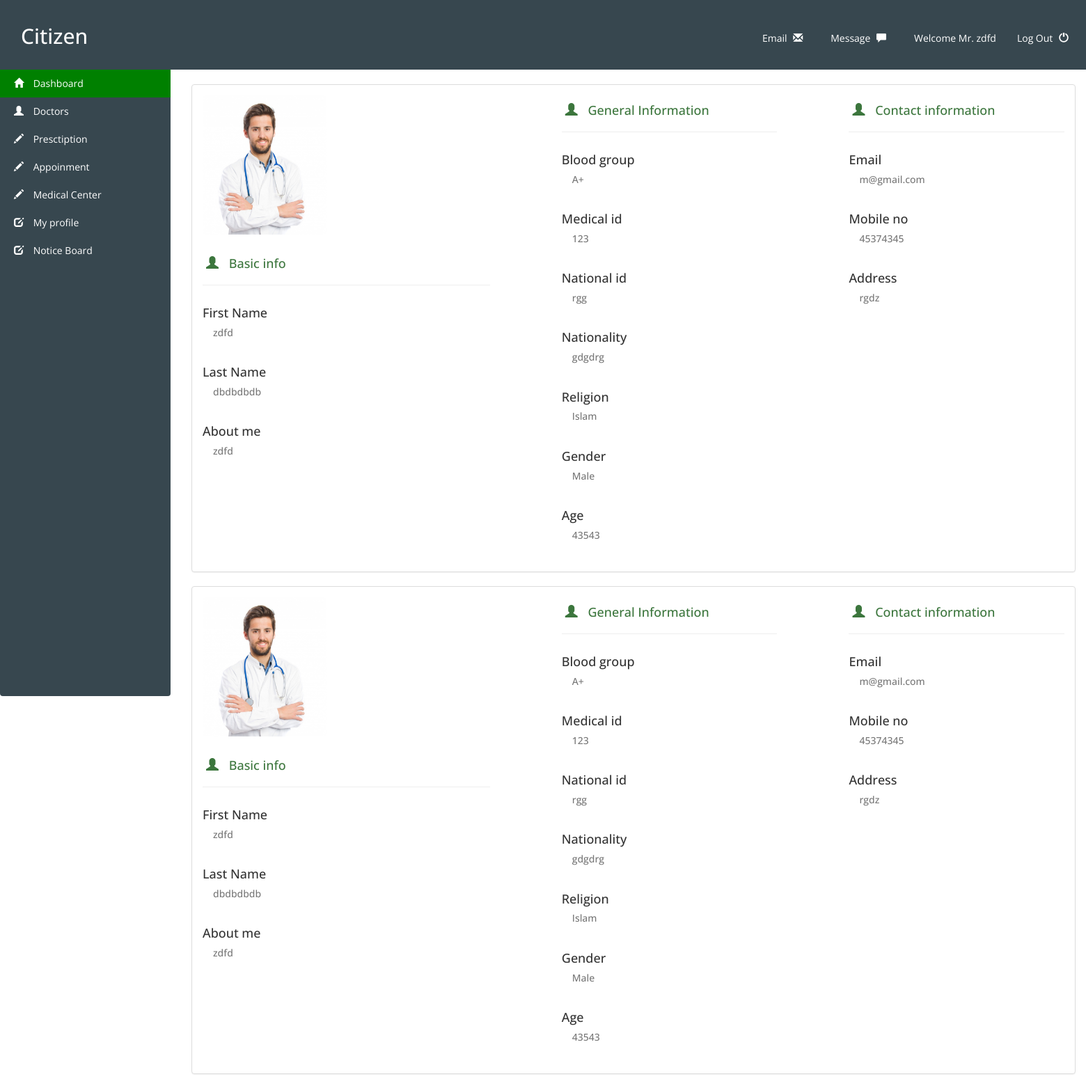
Page /citizen/myprofile.php (signed in) on the committed database.
### tables this page shows
CREATE TABLE `citizen` (
  `medical_id` int(100) NOT NULL,
  `first_name` varchar(50) NOT NULL,
  `last_name` varchar(50) NOT NULL,
  `email` varchar(100) NOT NULL,
  `mobile` varchar(50) NOT NULL,
  `address` varchar(500) NOT NULL,
  `national_id` varchar(50) NOT NULL,
  `blood_group` varchar(50) NOT NULL,
  `religion` varchar(50) NOT NULL,
  `nationality` varchar(50) NOT NULL,
  `password` varchar(100) NOT NULL,
  `gender` varchar(10) NOT NULL,
  `age` int(5) NOT NULL
);

### library/connectdb.php (called while the page is built, shortened)
<?php
class Connection
{
   public  $servername="localhost";
   public  $username="root";
   public  $pass="";
   public  $db_name="emedicare";
   public function __construct()
   {
          $this->cn=new mysqli($this->servername,$this->username,$this->pass,$this->db_name);
   }
}
?>

### citizen/myprofile.php (the view)
<?php
	include("../library/connectdb.php");
	include 'citizen.php';
	$run = new Connection();
	$query = 'SELECT * FROM citizen where email="'.$_SESSION['email'].'"';
	$citizen = $run->cn->query($query);
	while($row = $citizen->fetch_assoc())
	{
		echo "<div class='col-md-10'>";
			echo '
				<div class="panel panel-default">
					<div class="panel-body">
						<div class="col-md-4 ">
			  			<div class="row">
			  				<img class="img-rounded img-profile" src="../img/doctor/doc.jpg">
			  				<div>&nbsp;</div>
			  			</div>
			  			<div class="row">
			  				<h4 class="text-success"><span class="glyphicon glyphicon-user"></span> Basic info<hr></h4>
			  			</div>
			  			<div class="row">
			  				<h4>First Name</h4>
			  				<h5 class="text-muted container"> '.$row['first_name'].'</h5>
			  				<div>&nbsp;</div>
			  			</div>
			  			<div class="row">
			  				<h4>Last Name </h4>
			  				<p><h5 class="text-muted container">'.$row['last_name'].' </h5></p>
			  				<div>&nbsp;</div>
			  			</div>
			  			<div class="row">
			  				<h4>About me </h4>
			  				<p><h5 class="text-muted container">'.$row['first_name'].'</h5></p>
			  				<div>&nbsp;</div>
			  			</div>
			  		</div>
			  		<div class="col-md-1"></div>
				  	<div class="col-md-3">
				  			<div class="row">
				  				<h4 class="text-success"><span class="glyphicon glyphicon-user"></span> General Information</h4>
				  				<hr>
				  			</div>
				  			<div class="row">
				  				<h4>Blood group </h4>
				  				<p><h5 class="text-muted container"> '.$row['blood_group'].'</h5></p>
				  				<div>&nbsp;</div>
				  			</div>
				  			<div class="row">
				  				<h4>Medical id </h4>
				  				<p><h5 class="text-muted container"> '.$row['medical_id'].'</h5></p>
				  				<div>&nbsp;</div>
				  			</div>
				  			<div class="row">
				  				<h4>National id</h4>
				  				<p><h5 class="text-muted container"> '.$row['national_id'].'</h5></p>
				  				<div>&nbsp;</div>
				  			</div>
				  			<div class="row">
				  				<h4>Nationality</h4>
				  				<p><h5 class="text-muted container"> '.$row['nationality'].'</h5></p>
				  				<div>&nbsp;</div>
				  			</div>
				  			<div class="row">
				  				<h4>Religion</h4>
				  				<p><h5 class="text-muted container"> '.$row['religion'].'</h5></p>
				  				<div>&nbsp;</div>
				  			</div>
				  			<div class="row">
				  				<h4>Gender</h4>
				  				<p><h5 class="text-muted container"> '.$row['gender'].'</h5></p>
				  				<div>&nbsp;</div>
				  			</div>
				  			<div class="row">
				  				<h4>Age</h4>
				  				<p><h5 class="text-muted container"> '.$row['age'].'</h5></p>
				  				<div>&nbsp;</div>
				  			</div>
				  	</div>
				  	<div class="col-md-1"> </div>
				  	<div class="col-md-3">
				  		<div class="row">
				  				<h4 class="text-success"><span class="glyphicon glyphicon-user"></span> Contact information </h4>
				  				<hr>
				  			</div>
				  			<div class="row">
				  				<h4>Email </h4>
				  				<p><h5 class="text-muted container"> '.$row['email'].'</h5></p>
				  				<div>&nbsp;</div>
				  			</div>
				  			<div class="row">
				  				<h4>Mobile no </h4>
				  				<p><h5 class="text-muted container"> '.$row['mobile'].'</h5></p>
				  				<div>&nbsp;</div>
				  			</div>
				  			<div class="row">
				  				<h4>Address </h4>
				  				<p><h5 class="text-muted container"> '.$row['address'].' </h5></p>
				  				<div>&nbsp;</div>
				  			</div>
				  	</div>
					</div>
				</div>
			';
		echo "</div>";
	}
?>

### css/style.css (style rules this page uses)
body { width: 100%; height: 100%; overflow-y: scroll; font-family: 'Open Sans', sans-serif; }
.glyphicon { margin-right: 10px !important; margin-left: 5px !important; }
.img-profile { height: 200px !important;1 width: 100% !important; }

### rows in the picture
citizen: first_name "zdfd", last_name "dbdbdbdb", blood_group "A+", medical "123", national "rgg", nationality "gdgdrg", religion "Islam", gender "Male", age "43543", email "m@gmail.com", mobile "45374345", address "rgdz"
citizen: first_name "zdfd", last_name "dbdbdbdb", blood_group "A+", medical "123", national "rgg", nationality "gdgdrg", religion "Islam", gender "Male", age "43543", email "m@gmail.com", mobile "45374345", address "rgdz"

### other values in the picture
$_SESSION['first_name'] "zdfd"
